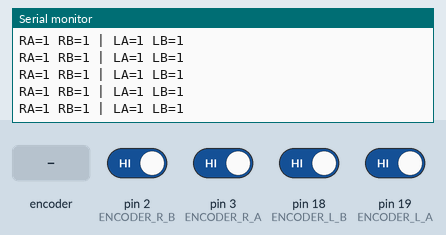
Bench run of a sketch on a simulated Arduino Uno, built with avr-gcc and run on an emulated ATmega328P. On the bench: the last lines printed to the serial monitor. The inputs (shaded band) are chosen by the test bench; at power-on: pin 2 (ENCODER_R_B), pin 3 (ENCODER_R_A), pin 18 (ENCODER_L_B), pin 19 (ENCODER_L_A) HIGH.

Above: at 1.2 s.
1.3 s: rotary encoder on pin 3 (ENCODER_R_A) / pin 2 (ENCODER_R_B) turned 1 step (first pin leading)
At 1.31 s:
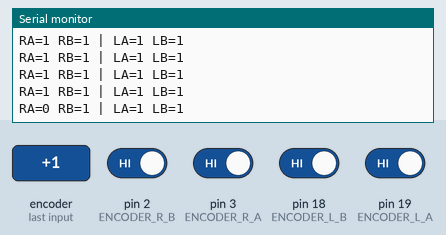
3.0 s: pin 18 (ENCODER_L_B) driven LOW
At 3.02 s:
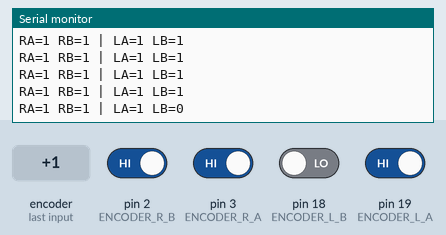
4.5 s: pin 19 (ENCODER_L_A) driven LOW
At 4.52 s:
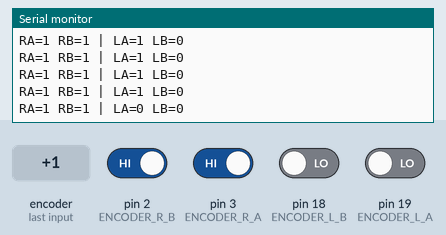
6.0 s: rotary encoder on pin 3 (ENCODER_R_A) / pin 2 (ENCODER_R_B) turned 1 step (first pin leading)
At 6.03 s:
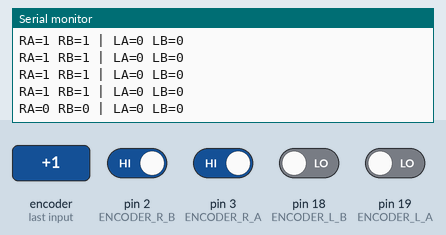
7.7 s: pin 18 (ENCODER_L_B) driven HIGH
At 7.74 s:
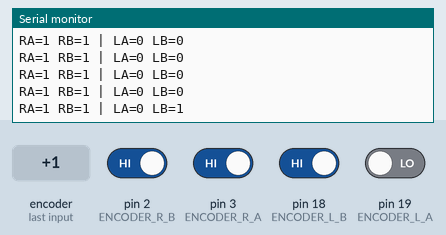

The sketch:

TestEncodeur.ino
```cpp
// === TEST SIMPLE ENCODEURS ===
// Déclare les pins
#define ENCODER_R_A 3   // interruption droite A
#define ENCODER_R_B 2   // droite B
#define ENCODER_L_A 19  // interruption gauche A
#define ENCODER_L_B 18  // gauche B

// Compteurs (doivent être "volatile" car modifiés par interruptions)
volatile long encoderRightCount = 0;
volatile long encoderLeftCount  = 0;

// ISR pour encodeur droit
void encoderRightISR() {
  if (digitalRead(ENCODER_R_A) == digitalRead(ENCODER_R_B)) {
    encoderRightCount--;
  } else {
    encoderRightCount++;
  }
}

// ISR pour encodeur gauche
void encoderLeftISR() {
  if (digitalRead(ENCODER_L_A) == digitalRead(ENCODER_L_B)) {
    encoderLeftCount++;
  } else {
    encoderLeftCount--;
  }
}

void setup() {
  Serial.begin(9600);

  // Configurer les pins
  pinMode(ENCODER_R_A, INPUT_PULLUP);
  pinMode(ENCODER_R_B, INPUT_PULLUP);
  pinMode(ENCODER_L_A, INPUT_PULLUP);
  pinMode(ENCODER_L_B, INPUT_PULLUP);

  // Attacher les interruptions sur les canaux A
  attachInterrupt(digitalPinToInterrupt(ENCODER_R_A), encoderRightISR, CHANGE);
  //attachInterrupt(digitalPinToInterrupt(ENCODER_L_A), encoderLeftISR, CHANGE);

  Serial.println("=== Test encodeurs prêt ===");
}

void loop() {
  Serial.print("RA="); Serial.print(digitalRead(ENCODER_R_A));
  Serial.print(" RB="); Serial.print(digitalRead(ENCODER_R_B));
  Serial.print(" | LA="); Serial.print(digitalRead(ENCODER_L_A));
  Serial.print(" LB="); Serial.println(digitalRead(ENCODER_L_B));
  delay(100);
}
```

Measured:
- after the input at 1.3 s, the serial monitor: prints a new line at once (image 1)
- after the input at 3.0 s, the serial monitor: prints a new line at once (image 2)
- after the input at 4.5 s, the serial monitor: prints a new line at once (image 3)
- after the input at 6.0 s, the serial monitor: prints a new line at once (image 4)
- after the input at 7.7 s, the serial monitor: prints a new line at once (image 5)
